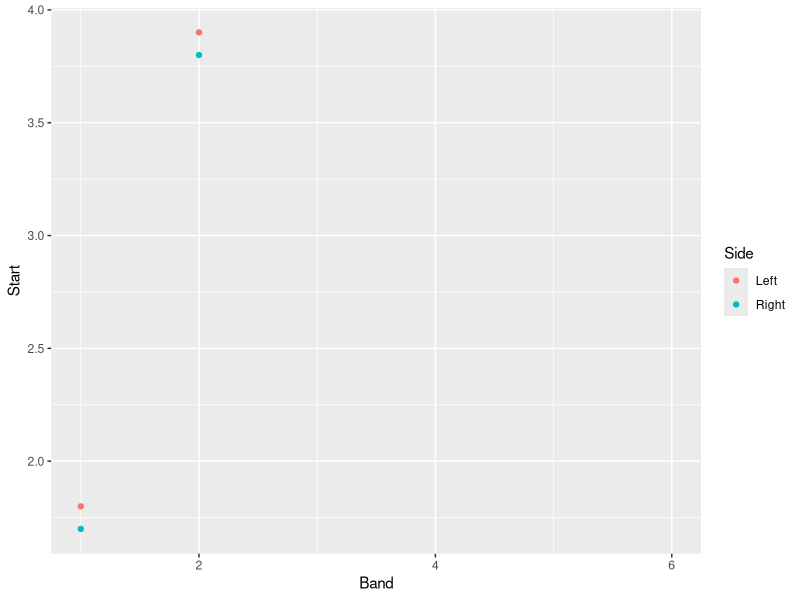
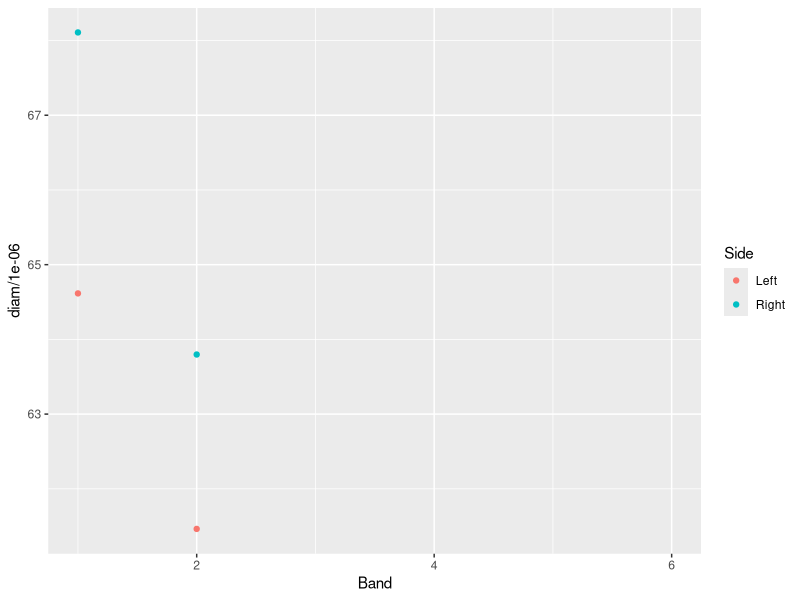
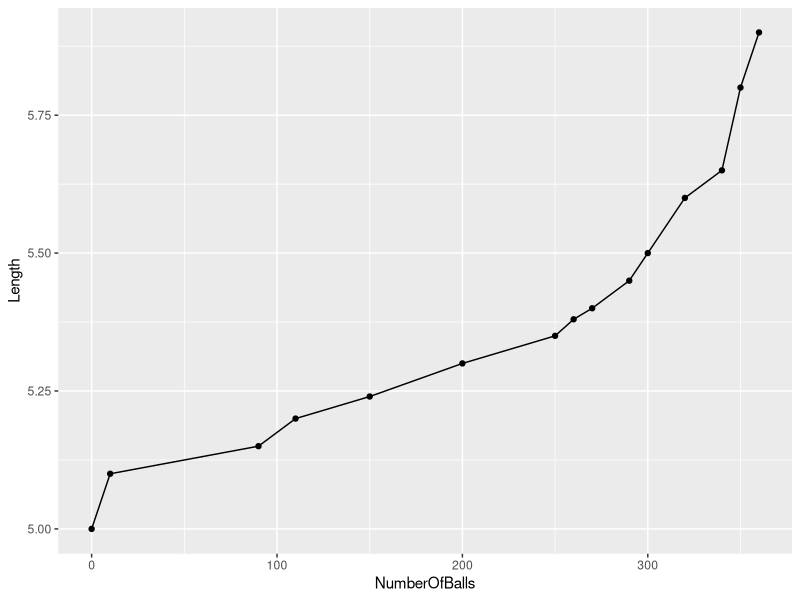
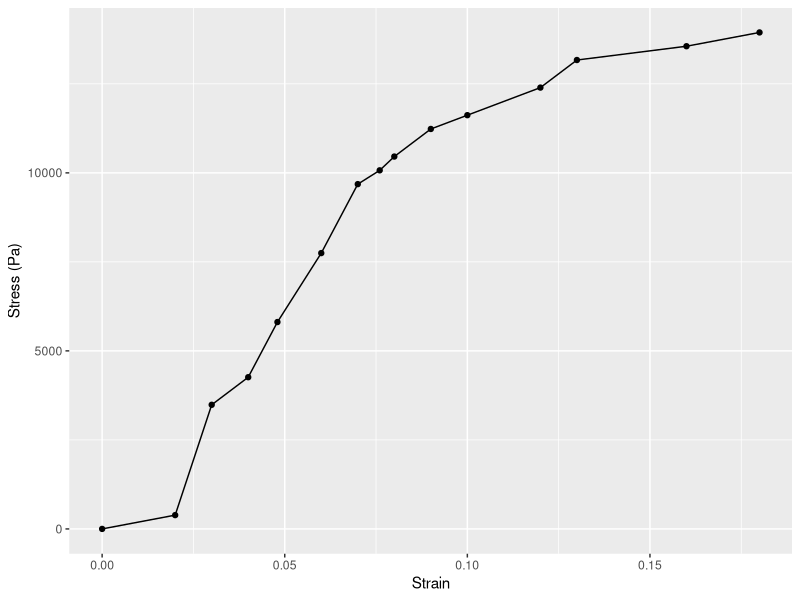
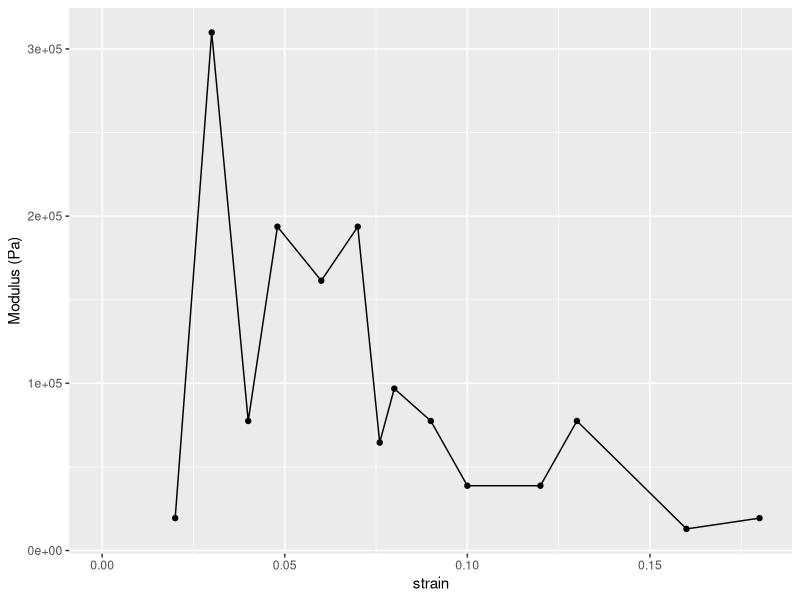

The R script that drew these images, in order:
## ---- chunk 1
library(ggplot2)
suppressMessages(library(tidyverse))
## ---- chunk 2
lambda = 630  # nm
## ---- chunk 3
D = 2     # m
## ---- chunk 4
hairdiam <- read.csv('Hair-diameter.csv')
## ---- chunk 5
qplot(data = hairdiam,
      x = Band, y = Start, color = Side,
      geom = "point")
## ---- chunk 6
hairdiam <- mutate(hairdiam, 
                   ymavg = (Start + End)/2)
## ---- chunk 7
hairdiam <- mutate(hairdiam,
                   diam = ((lambda * 1e-9) * Band * D) / (ymavg * 0.01))
## ---- chunk 8
qplot(data=hairdiam,
      x=Band, y=diam / 1e-6, color=Side,
      geom="point")
## ---- chunk 9
diamavg <- mean(hairdiam$diam, na.rm=TRUE)
diamavg
## ---- chunk 10
hairdata <- read.csv('Hair-data.csv')

hairdata
## ---- chunk 11
qplot(data = hairdata,
      x = NumberOfBalls, y = Length, 
      geom = c("line", "point"))
## ---- chunk 12
ballweight = 0.2         # grams
## ---- chunk 13
hairdata <- mutate(hairdata, weight = NumberOfBalls * ballweight)
hairdata
## ---- chunk 14
g = 9.81                    # m / s^2
## ---- chunk 15
hairdata <- mutate(hairdata, 
                   stress = (weight * 1e-3) * g / (0.25 * pi * diamavg),
                   strain = (Length - Length[1]) / Length[1])
## ---- chunk 16
qplot(data = hairdata,
      x = strain, y = stress,
      ylab = "Stress (Pa)", xlab = "Strain",
      geom = c("point", "line"))
## ---- chunk 17
hairdata <- mutate(hairdata,
                   modulus = (stress - lag(stress)) / (strain - lag(strain)))
## ---- chunk 18
qplot(data = hairdata,
      x = strain, y = modulus,
      ylab = "Modulus (Pa)",
      geom = c("point", "line"))
